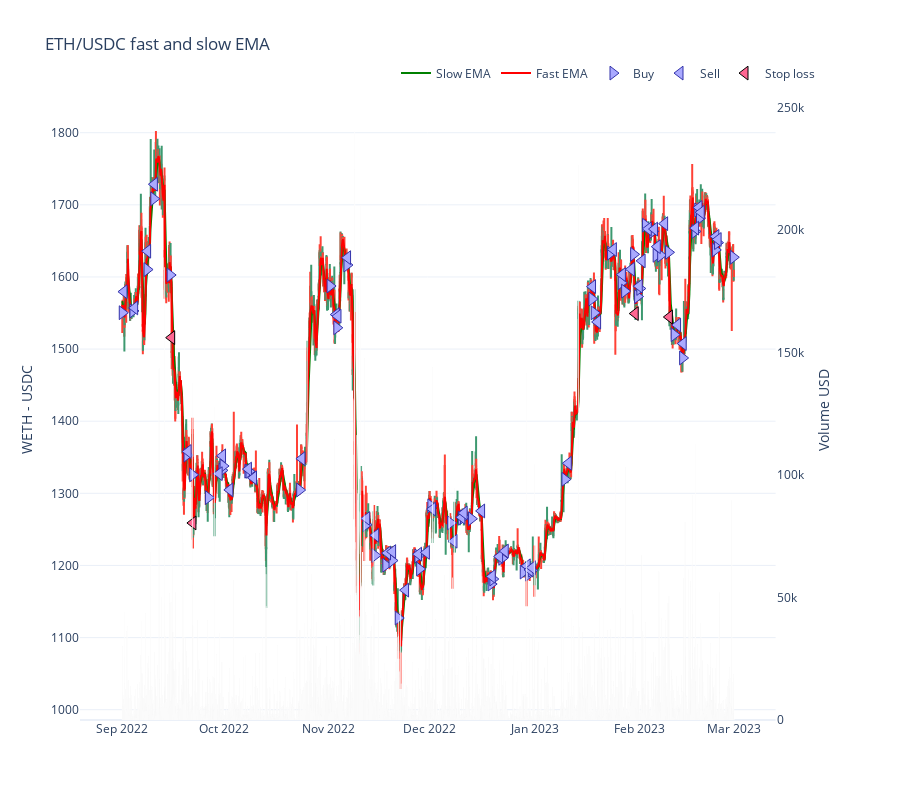

The notebook cell saved with this chart:
### Code cell
from tradeexecutor.visual.single_pair import visualise_single_pair

figure = visualise_single_pair(
    state,
    universe.universe.candles,
    start_at=START_AT,
    end_at=END_AT)

figure.show()
